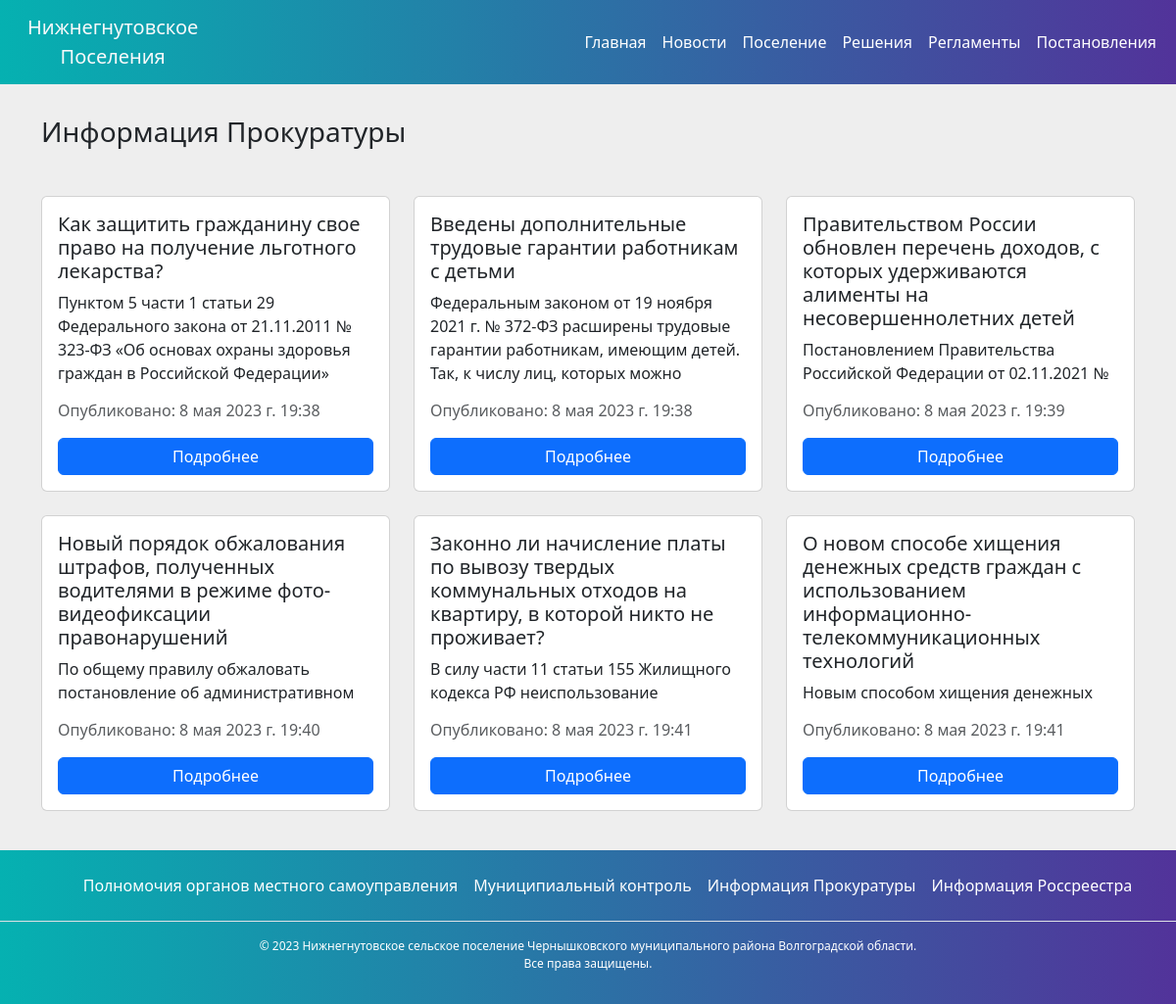
/prosecutors_info/, run on the app's committed database.
### blog/models.py (models this page shows, shortened)
class Category(models.Model):
    name = models.CharField(max_length=100, db_index=True,
                            verbose_name="Категория")
    class Meta:
        verbose_name = 'Категория'
        verbose_name_plural = 'Категории'
        ordering = ['id']

class Article(models.Model):
    title = models.CharField(max_length=255, verbose_name="Заголовок")
    content = models.TextField(
        blank=True, verbose_name="Текст статьи")
    time_create = models.DateTimeField(
        auto_now_add=True, verbose_name="Время создания")
    is_published = models.BooleanField(
        default=True, verbose_name="Публикация")
    cat = models.ForeignKey(
        'Category', on_delete=models.PROTECT, verbose_name="Категории")
    pdf_file = models.FileField(upload_to="static/blog/pdfs/", verbose_name="PDF-файл", blank=True, storage=static_storage)
    class Meta:
        verbose_name = 'Статья'
        verbose_name_plural = 'Статьи'
        ordering = ['id']

### blog/views.py (the view)
# urls.py: path('prosecutors_info/', prosecutors_info, name='prosecutors_info'),
def prosecutors_info(request):
    context = {
        'title': 'Информация Прокуратуры',
        'articles': Article.objects.filter(cat=Category.objects.get(name='Информация Прокуратуры').pk)
    }
    return render(request, 'blog/articles.html', context)

### blog/templates/blog/articles.html
{% extends 'blog/base.html' %}
{% block content %}
<div class="container pt-3 pb-3">
    <h3 class="h3 mt-3 mb-5">{{ title }}</h3>
    {% if articles %}
        <div class="row d-flex">
            {% for article in articles %}
                <div class="col-lg-4 col-md-6 col-sm-12 mb-4">
                  <div class="card">
                    <div class="card-body d-flex flex-column justify-content-between">
                        <h5 class="card-title mb-2">{{ article.title }}</h5>
                        {% if article.content %}
                            <p class="card-text card-text-wrapper">{{ article.content | linebreaksbr }}</p>
                        {% else %}
                            <p class="card-text card-text-wrapper blockquote">У этой статьи нет описании</p><br><br><br>
                        {% endif %}
                        <p class="text-muted">Опубликовано: {{ article.time_create }}</p>
                        <a href="{% url 'article_detail' article.pk %}" class="btn btn-primary">Подробнее</a>
                    </div>
                  </div>
                </div>
            {% endfor %}
        </div>
    {% else %}
        <h4 class="h4">В категории нет материалов.</h2>
    {% endif %}
</div>
{% endblock %}

### blog/templates/blog/base.html (shortened to what this page needs)
{% load static %}
<!DOCTYPE html>
<html>
<head>
  <link rel="stylesheet" href="{% static 'blog/css/style.css' %}">
  <link rel="stylesheet" href="{% static 'blog/css/bootstrap.rtl.min.css' %}">
</head>
<body>
  <nav class="navbar navbar-expand-lg bg-color sticky-top">
    <div class="container-fluid">
      <a class="navbar-brand text-light text-center" href="{% url 'home' %}">Нижнегнутовское<br>Поселения</a>
      <div class="collapse navbar-collapse" id="navbarSupportedContent">
        <ul class="navbar-nav me-auto mb-2 mb-lg-0">
          <li class="nav-item">
            <a class="nav-link text-white text-center" href="{% url 'home' %}">Главная</a>
          </li>
          <li class="nav-item">
            <a class="nav-link text-white text-center" href="{% url 'news' %}">Новости</a>
          </li>
          <li class="nav-item">
            <a class="nav-link text-white text-center" href="{% url 'settlement' %}">Поселение</a>
          </li>
          <li class="nav-item">
            <a class="nav-link text-white text-center" href="{% url 'decisions' %}">Решения</a>
          </li>
          <li class="nav-item">
            <a class="nav-link text-white text-center" href="{% url 'regulations' %}">Регламенты</a>
          </li>
          <li class="nav-item">
            <a class="nav-link text-white text-center" href="{% url 'resolutions' %}">Постановления</a>
          </li>
        </ul>
      </div>
    </div>
  </nav>
  <div id="content">{% block content %}{% endblock %}</div>
  <div class="bg-color sticky-bottom">
    <footer class="py-3">
      <ul class="nav justify-content-center border-bottom pb-3 mb-3">
        <li class="nav-item"><a href="{% url 'self_government' %}" class="nav-link px-2 text-white">Полномочия органов местного самоуправления</a></li>
        <li class="nav-item"><a href="{% url 'municipal_control' %}" class="nav-link px-2 text-white">Муниципиальный контроль</a></li>
        <li class="nav-item"><a href="{% url 'prosecutors_info' %}" class="nav-link px-2 text-white">Информация Прокуратуры</a></li>
        <li class="nav-item"><a href="{% url 'rossreestr_info' %}" class="nav-link px-2 text-white">Информация Россреестра</a></li>
      </ul>
      <p class="rights text-center text-white" style="font-size: 12px;">© 2023 Нижнегнутовское сельское поселение Чернышковского муниципального района Волгоградской области.<br>Все права защищены.</p>
    </footer>
  </div>
</body>
</html>

### blog/static/blog/css/style.css (style rules this page uses)
:root { --color1: #05b1b1; --color2: #52339a; }
#content { min-height: calc(100vh - 80px - 150px); background-color: #eee; }
.bg-color { background: linear-gradient(to right, var(--color1) 0%, var(--color2) 100%); }
.card-body { height: 300px; }
.card { display: flex; flex-direction: column; justify-content: space-between; }
.card-text-wrapper { max-height: 125px; overflow: hidden; }

### data on the page
Category: name "Информация Прокуратуры"
Article: title "Как защитить гражданину свое право на получение льготного лекарства?", content "Пунктом 5 части 1 статьи 29 Федерального закона от 21.11.2011 № 323-ФЗ «Об основах охраны здоровья граждан в Российской Федерации»…", time_create "8 мая 2023 г. 19:38"
Article: title "Введены дополнительные трудовые гарантии работникам с детьми", content "Федеральным законом от 19 ноября 2021 г. № 372-ФЗ расширены трудовые гарантии работникам, имеющим детей. Так, к числу лиц, которых можно…", time_create "8 мая 2023 г. 19:38"
Article: title "Правительством России обновлен перечень доходов, с которых удерживаются алименты на несовершеннолетних детей", content "Постановлением Правительства Российской Федерации от 02.11.2021 №…", time_create "8 мая 2023 г. 19:39"
Article: title "Новый порядок обжалования штрафов, полученных водителями в режиме фото-видеофиксации правонарушений", content "По общему правилу обжаловать постановление об административном…", time_create "8 мая 2023 г. 19:40"
Article: title "Законно ли начисление платы по вывозу твердых коммунальных отходов на квартиру, в которой никто не проживает?", content "В силу части 11 статьи 155 Жилищного кодекса РФ неиспользование…", time_create "8 мая 2023 г. 19:41"
Article: title "О новом способе хищения денежных средств граждан с использованием информационно-телекоммуникационных технологий", content "Новым способом хищения денежных…", time_create "8 мая 2023 г. 19:41"
